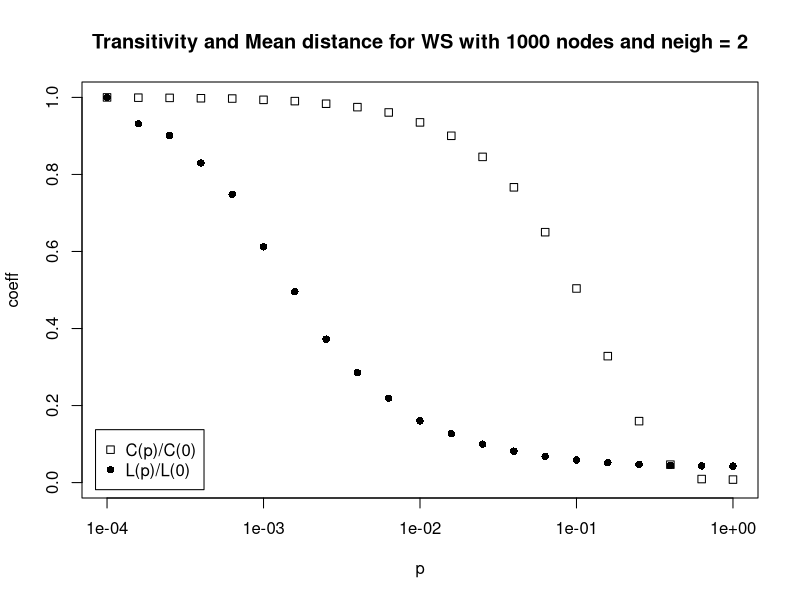

The R source for this figure: (Note: a time limit stopped this script after it produced the figure.)
# Lab1: Reproduce the graphs that were introduced in the first lecture.
library(igraph)

#(a) plotting the clustering coefficient and the average shortest - path as a
# function of the parameter p of the WS model

p <- 10^(seq(-4,0,0.2))

N = 100
NODES = 1000
for (neigh in c(2,3,4,5,6,8,10,20) ){
  L <- rep(0,length(p))
  C <- rep(0,length(p))

  for (i in 1:length(p)) {
    for (j in 1:N) {
      # Note that the smaller the population and the larger the neighborhood,
      # then the clustering coefficient will be higher
      g <- sample_smallworld(1,NODES,neigh,p[i])
      L[i] = L[i] + transitivity(g, "global")
      C[i] = C[i] + mean_distance(g)
    }

    L[i] = L[i]/N
    C[i] = C[i]/N
  }

  L <- L/L[1]
  C <- C/C[1]


  pdf(paste("./plots/WS_neigh_",neigh,".pdf", sep=""))
  plot(p, L, ylim = c(0,1), ylab='coeff', xlab='p', pch=0, log='x', ,
       main= paste("Transitivity and Mean distance for WS with ",NODES,
                   " nodes and neigh = ",neigh,sep=""))
  points(p, C, ylim = c(0,1), ylab='coeff', xlab='p', pch=16)
  legend("bottomleft", inset=.02,c('C(p)/C(0)','L(p)/L(0)'), pch=c(0,16))
  dev.off()
}

#b) Plotting the average shortest-path length as a function of the network size 
# of the ER model
average_path_length_ER <- function(n, p) {
  g <- erdos.renyi.game(n, p)
  # The example code for the first lab lead to errors for me when trying to plot
  # the graph, therefore I am using another code version for the ER model.
  # g <- sample_gnm(n,p)
  # If graph is not connected, calculate for the largest connected component
  if (!is.connected(g)) {
    g <- induced.subgraph(g, which.max(clusters(g)$csize))
  } # TODO: Write this down in the report
  return(mean_distance(g, directed = FALSE))
}

# Generating a sequence of steps that is similar to the one shown in the lecture
max_nodes <- 100000
# The amount of steps shown in the according task graph is 21
n_steps <- 21 
power <- 2
linear_seq <- seq(0, 1, length.out = n_steps)
non_linear_seq <- linear_seq^power
network_sizes <- round(1 + (max_nodes - 1) * non_linear_seq)

# fixed probability
#p <- 0.1  
# Static p
#avg_lengths <- sapply(network_sizes, function(n) average_path_length_ER(n, p))
#Dynamic p
avg_lengths <- sapply(network_sizes, function(n) average_path_length_ER(n, (2*log(n)/n) ))

plot(network_sizes, avg_lengths, type="b", xlab="Number of Nodes", ylab="Average Shortest Path Length",
     main=paste("ER model with p = 2*log(n)/n"))
